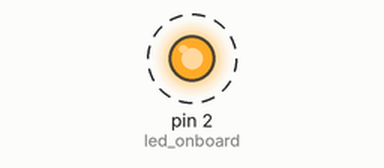
Bench run of a program on a simulated MicroPython board. Shown: output pins drawn as LEDs (lit = HIGH). Dashed ring = blinking. What the program prints to the serial console is not drawn.

Above: at 0.05 s.
Timing chart, 0 to 3.0 s (numbered marks = the images above):
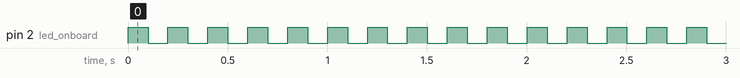

The program:

holamundo.py
```python
from machine import Pin
import utime

led_onboard = Pin(2, Pin.OUT)
time = .1

while True:
    led_onboard.value(1)
    print("on")
    utime.sleep(time)

    led_onboard.value(0)
    print("off")
    utime.sleep(time)

if __name__ == "__main__":
    main()
```

Measured:
- by itself, pin 2 (led_onboard): alternates HIGH for 0.10 s and LOW for 0.10 s
